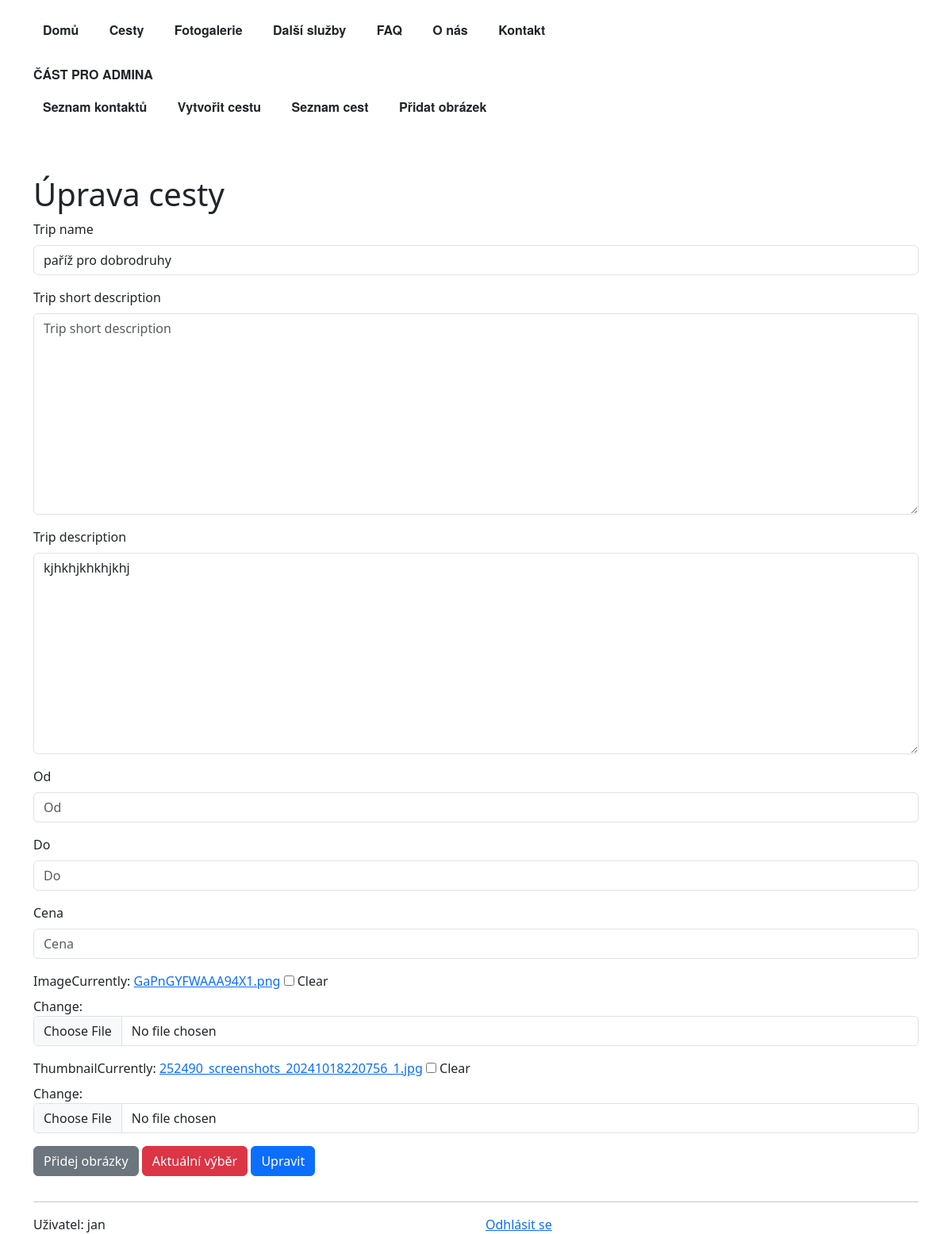
Page /webapp/trip-update/5/ (signed in) on the earlier database version.
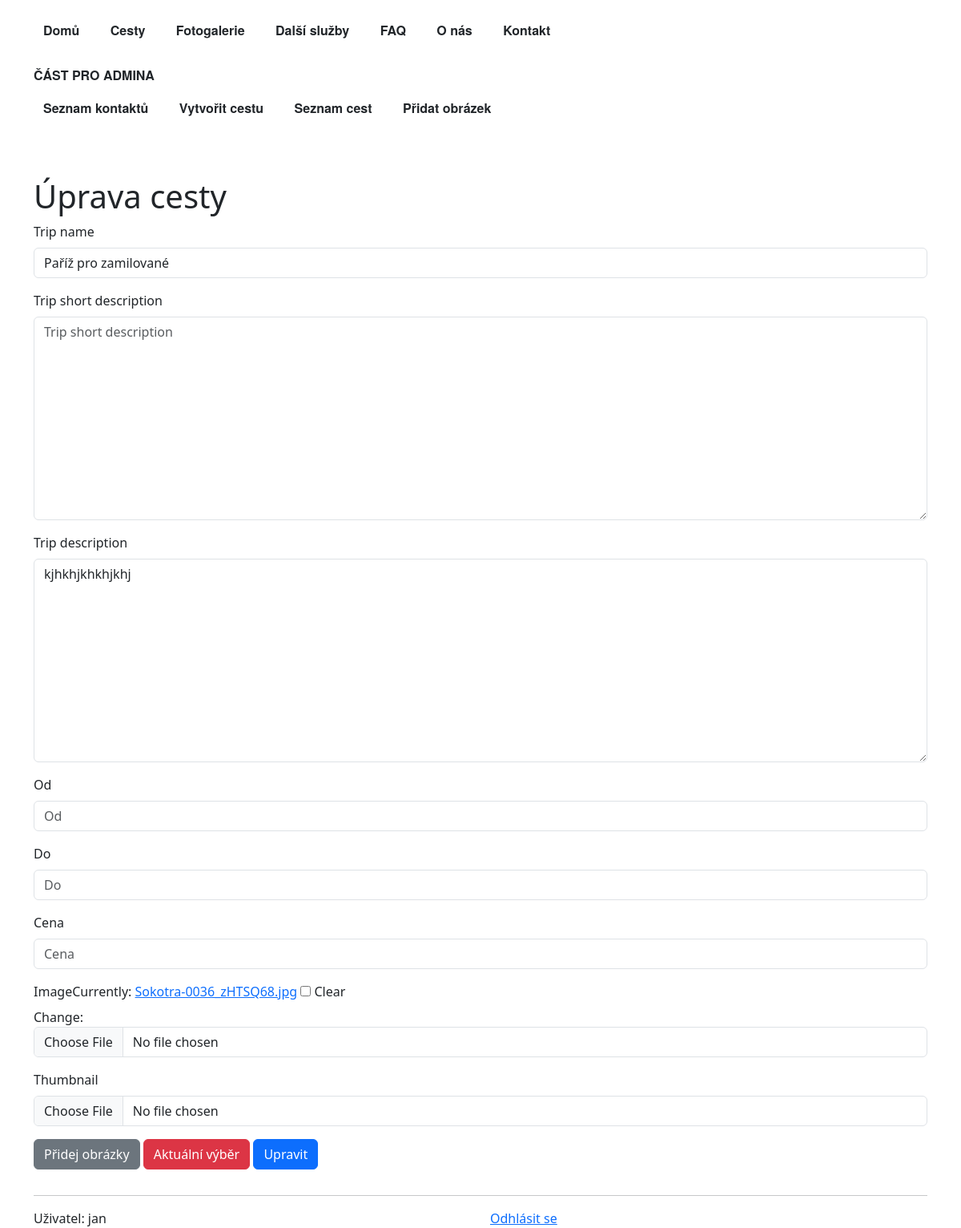
Same page on the later database version.
### webapp/models.py (models this page shows, shortened)
class Trip(models.Model):
    trip_id = models.AutoField(primary_key=True)
    trip_name = models.CharField(max_length=256)
    trip_short_description = models.TextField(null=True, blank=True)
    trip_description = models.TextField(null=True, blank=True)
    start_time = models.CharField(null=True, blank=True, max_length=30) #not date field at the clients request
    end_time = models.CharField(null=True, blank=True, max_length=30) #vague dates preferred - start of june
    price = models.IntegerField(null=True, blank=True)
    image = models.ImageField(upload_to='', null=True, blank=True)
    thumbnail = models.ImageField(upload_to='', null=True, blank=True)
    @classmethod
    def get_directory_images(cls):
        stored_images = Path(settings.MEDIA_ROOT)
        if not stored_images:
            return []
        images = []
        for file in stored_images.iterdir():
            if file.is_file() and file.suffix.lower() in ('.jpg', '.jpeg', '.png'):
                images.append(f"{settings.MEDIA_URL}{file.name}")
        return images

### webapp/views.py (the view)
# urls.py: path("trip-update/<int:pk>/", TripUpdateView.as_view(), name="trip_update"),
class TripUpdateView(LoginRequiredMixin, TripShowPicturesMixin, UpdateView):
    template_name = "trip_update.html"
    form_class = TripForm
    model = Trip
    success_url = "/webapp/trip-list/"
    def get_context_data(self, **kwargs):
        context = super().get_context_data(**kwargs)
        context["attached"] = self.object.trip_images.all()
        return context

### webapp/forms.py
class TripForm(forms.ModelForm):
    selected_images = forms.CharField(
        required=False,
        widget=forms.HiddenInput()
    )
    class Meta:
        model = Trip
        fields = "__all__"
        labels = {
            "start_time": "Od",
            "end_time": "Do",
            "price": "Cena",
        }
        help_texts = {}
        widgets = {
            "start_time": forms.TextInput(attrs={'class': 'form-control'}),
            "end_time": forms.TextInput(attrs={'class': 'form-control'}),
        }

### webapp/models.py (called while the page is built)
    def __str__(self):
        return f"{self.image}"

### webapp/views.py (called while the page is built)
    def get_context_data(self, **kwargs):
        context = super().get_context_data(**kwargs)
        context["images_in_media"] = Trip.get_directory_images()
        return context

### webapp/templates/trip_update.html (shortened to what this page needs)
{% extends "base_with_bootstrap.html" %}
{% load bootstrap5 %}
{% load static %}
{% block hlavni_nadpis %} Úprava cesty {% endblock %}
{% block bootstrap5_extra_head %}
    <link rel="stylesheet" href="{% static 'webapp/css/tripCreate.css' %}">
{% endblock %}
{% block content %}
    <form method="post" enctype="multipart/form-data" action=".">
        {% bootstrap_form form %}
        <button type="button" id="toggle-gallery-available" class="btn btn-secondary mb-3">
        </button>
        <button type="button" id="toggle-gallery-attached" class="btn btn-danger mb-3">
        </button>
        <button type="submit" class="btn btn-primary mb-3">Upravit</button>
    </form>
{% endblock %}

Differences in the rows shown:
changed Trip "kjhkhjkhkhjkhj": trip_name "paříž pro dobrodruhy" → "Paříž pro zamilované"
Other differences:
form field bootstrap_form: "☐" → (not shown)
text no longer shown: "Trip name Trip short description Trip description Od Do Cena Image Currently: GaPnGYFWAAA94X1.png Clear Change: Thumbnail Currently: 252490_screenshots_20241018220756_1.jpg Clear Change:"
text now shown: "Trip name Trip short description Trip description Od Do Cena Image Currently: Sokotra-0036_zHTSQ68.jpg Clear Change: Thumbnail"
